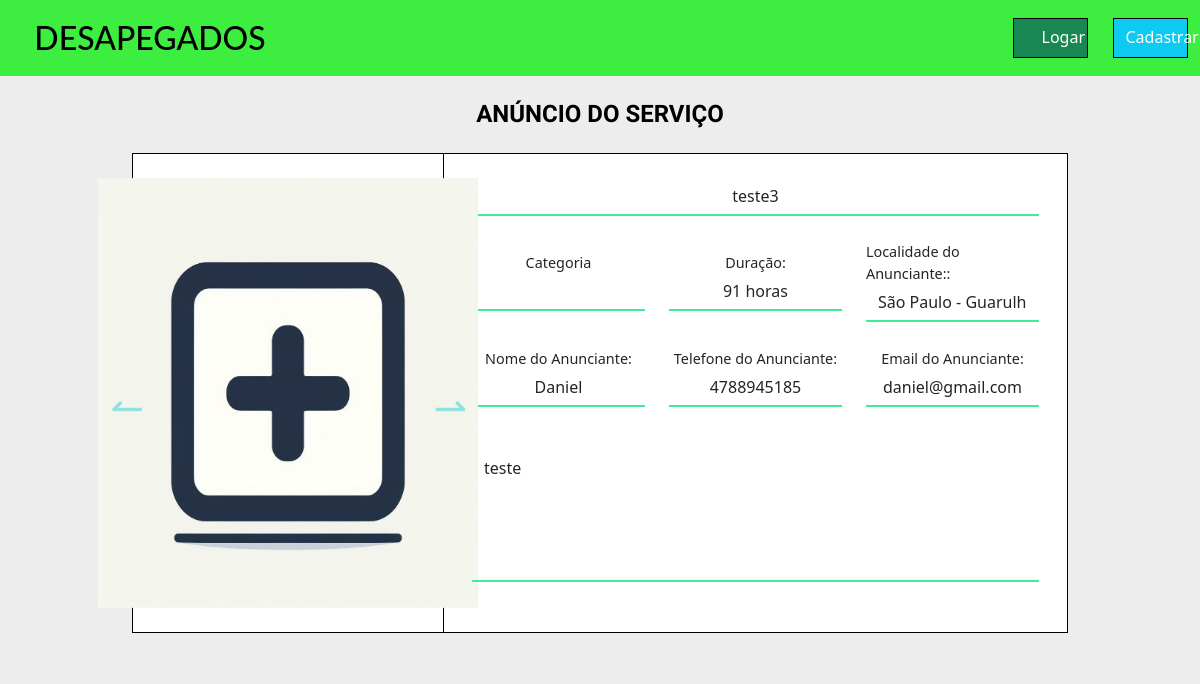
The page /pages/exibirAnuncioServico.php?id_servico=19 on the database as committed earlier.
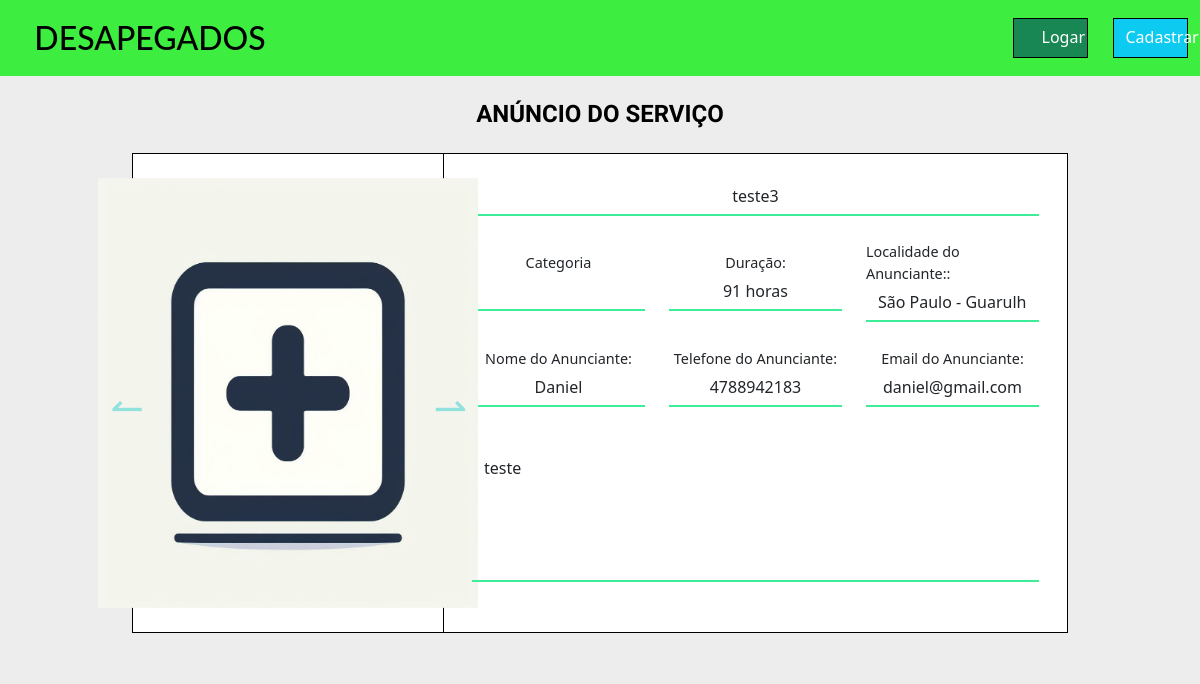
The same page on the database as committed later.
### tables this page shows
CREATE TABLE `servicos` (
  `id_servico` int(10) UNSIGNED ZEROFILL NOT NULL COMMENT 'id do serviço',
  `nome_servico` varchar(255) DEFAULT NULL COMMENT 'nome do serviço',
  `descri_servico` text DEFAULT NULL COMMENT 'descrição do serviço',
  `fotos_servico` varchar(255) DEFAULT NULL COMMENT 'fotos do serviço',
  `id_categoria_servico` int(10) UNSIGNED DEFAULT NULL COMMENT 'id da categoria do servico',
  `duracao_servico` tinyint(3) DEFAULT NULL COMMENT 'duração do serviço',
  `data_postagem` date DEFAULT NULL COMMENT 'data da postagem do servico',
  `id_usuario` int(11) UNSIGNED ZEROFILL DEFAULT NULL
);

CREATE TABLE `usuarios` (
  `id_usuario` int(11) UNSIGNED ZEROFILL NOT NULL COMMENT 'id do usuario',
  `nome_usuario` varchar(255) DEFAULT NULL COMMENT 'nome do usuario',
  `telefone_usuario` varchar(15) DEFAULT NULL COMMENT 'telefone do usuario',
  `senha_usuario` varchar(255) DEFAULT NULL COMMENT 'senha do usuário',
  `email_usuario` varchar(100) DEFAULT NULL COMMENT 'email do usuario',
  `estado_usuario` varchar(50) DEFAULT NULL COMMENT 'estado do usuario',
  `cidade_usuario` varchar(50) DEFAULT NULL COMMENT 'cidade do usuario',
  `data_cadastro` date DEFAULT NULL COMMENT 'tempo de cadastro do usuario',
  `nivel_usuario` tinyint(1) DEFAULT NULL COMMENT 'nivel de cadastro do  usuario cadastrado',
  `foto_usuario` varchar(21844) DEFAULT NULL
);

### config/consultasGerais.php (called while the page is built, shortened)
<?php
function carregarAnuncioServico($conn, $id_servico, $exibir_anunciante){
    $stmt = $conn->stmt_init();
    if($exibir_anunciante == true){
        $stmt = $conn->prepare("SELECT * FROM servicos sev INNER JOIN usuarios usu ON sev.id_usuario = usu.id_usuario WHERE sev.id_servico = ?");
    }else{
        $stmt = $conn->prepare("SELECT * FROM servicos WHERE id_servico = ?");
    }
    $stmt->bind_param("s", $id_servico);
    $stmt->execute();
    $result = $stmt->get_result();
    if ($result->num_rows > 0) {
        $row = $result->fetch_assoc();
        return $row;
    } else {
        return null;
    }
}
?>

### pages/exibirAnuncioServico.php (the view, shortened to what this page needs)
<?php
require '../config/conexao.php';
require '../config/consultasGerais.php';
if(isset($_GET['id_servico'])){
  $dadosAnuncio = carregarAnuncioServico($conn, $_GET['id_servico'], true);
}
?>
<!doctype html>
<html lang="PT-BR">
  <head>
    <link href="https://cdn.jsdelivr.net/npm/bootstrap@5.3.3/dist/css/bootstrap.min.css" rel="stylesheet">
    <link rel="stylesheet" href="https://cdnjs.cloudflare.com/ajax/libs/font-awesome/4.7.0/css/font-awesome.min.css">
    <link rel="stylesheet" href="https://cdn.jsdelivr.net/npm/bootstrap-icons@1.11.3/font/bootstrap-icons.min.css">
    <link rel="stylesheet" href="../assets/styles/exibirAnuncioServico.css">
    <link rel="stylesheet" href="../assets/styles/headerLogado.css">
    <link rel="stylesheet" href="../assets/styles/headerDeslogado.css">
  </head>
  <body>
    <header>
      <?php
        if(isset($_SESSION['id_usuario']) && $_SESSION['id_usuario'] != ""){
          include_once '../components/headerLogado.php';
        }else{
          include_once '../components/headerDeslogado.php';
        }
      ?>
    </header>
    <section class="section m-0 p-4 d-flex justify-content-center align-items-center col-sm-12 d-flex flex-column">
      <div class="tituloPerfil d-flex justify-content-center col-sm-12">
        <h4>ANÚNCIO DO SERVIÇO</h4>
      </div>
      <div class="container col-sm-10 mt-3 d-flex" style="height: 480px">
        <form id="formCadastroAnuncio" method="POST" action="" class="d-flex col-12">
          <div class="containerEsquerda col-4 h-100 d-flex flex-column justify-content-center align-items-center p-4">
              <div class="divPreviewImagens">
                <div id="carouselExample" class="carousel slide">
                  <div class="carousel-inner">
                    <div class="carousel-item active d-flex justify-content-center align-items-center">
                      <img src="../assets/imagens_padrao/addImage.jpg" height="430px" width="380px">
                    </div>
                  </div>
                  <button class="carousel-control-prev" type="button" data-bs-target="#carouselExample" data-bs-slide="prev">
                    <span class="carousel-control-prev-icon" aria-hidden="true"></span>
                  </button>
                  <button class="carousel-control-next" type="button" data-bs-target="#carouselExample" data-bs-slide="next">
                    <span class="carousel-control-next-icon" aria-hidden="true"></span>
                  </button>
                </div>
              </div>
          </div>
          <div class="containerDireita col-8 d-flex flex-column h-100 justify-content-between align-items-center ps-3 pe-3 p-4">
            <div class="row col-12">
              <div class="tituloAnuncio d-flex justify-content-center align-items-center col-12">
                <input type="text" class="form-control text-center disabledBackground" id="iNomeAnuncioServico" name="nNomeAnuncioServico" value="<?php echo $dadosAnuncio['nome_servico'] ?>" disabled>
              </div>
            </div>
            <div class="row col-12">
              <div class="categoriasServico d-flex flex-column justify-content-center align-items-center col-4">
                <label for="iCategoriaServico" >Categoria</label>
                <select type="text" class="form-control text-center disabledBackground" id="iCategoriaServico" name="nCategoriaServico" disabled>
                </select>
              </div>
              <div class="duracao d-flex flex-column justify-content-center align-items-center col-4">
                <label for="duracao">Duração:</label>
                <input type="text" class="form-control text-center disabledBackground" id="iduracao" name="nduracao" value="<?php echo $dadosAnuncio['duracao_servico'].' horas' ?>" disabled>
              </div>
              <div class="localidade d-flex flex-column justify-content-center align-items-center col-4" >
                <label for="localidade">Localidade do Anunciante::</label>
                <input type="text" class="form-control text-center disabledBackground" id="ilocalidade" name="nlocalidade" value="<?php echo $dadosAnuncio["estado_usuario"] ?> - <?php echo $dadosAnuncio["cidade_usuario"] ?>" disabled>
              </div>
            </div>
            <div class="row col-12">
              <div class="nome d-flex flex-column justify-content-center align-items-center col-4">
                <label for="nome_anunciante" >Nome do Anunciante:</label>
                <input type="text" class="form-control text-center disabledBackground" id="iNomeAnunciante" name="nNomeAnunciante" value="<?php echo $dadosAnuncio['nome_usuario'] ?>" disabled>
              </div>
              <div class="telefone d-flex flex-column justify-content-center align-items-center col-4">
                <label for="telefone_anunciante" >Telefone do Anunciante:</label>
                <input type="text" class="form-control text-center disabledBackground" id="iTelefoneAnunciante" name="nTelefoneAnunciante" value="<?php echo $dadosAnuncio['telefone_usuario'] ?>" disabled>
              </div>
              <div class="email d-flex flex-column justify-content-center align-items-center col-4">
                <label for="email_anunciante" >Email do Anunciante:</label>
                <input type="text" class="form-control text-center disabledBackground" id="iEmailAnunciante" name="nEmailAnunciante" value="<?php echo $dadosAnuncio['email_usuario'] ?>" disabled>
              </div>
            </div>
            <div class="row col-12">
              <div class="descricao form-floating nome d-flex flex-column justify-content-center align-items-center col-12">
                <textarea class="form-control textarea disabledBackground" name="nDescricaoAnuncioServico" id="iDescricaoAnuncioServico" disabled><?php echo $dadosAnuncio['descri_servico'] ?></textarea>
              </div>
            </div>
          </div>
        </form>
      </div>
    </section>
  </body>
</html>

### components/headerDeslogado.php (shortened to what this page needs)
<header>
  <nav class="navbar navbar-expand-lg navbar-light m-0" style="background-color: #3DED3F;">
    <div class="col-3 d-flex justify-content-center align-items-center h-100">
      <a href="../"><h2>DESAPEGADOS</h2></a>
    </div>
    <div class="pesquisa col-7 my-2 my-lg-0 p-4">
    </div>
    <div class="col-1 d-flex justify-content-center align-items-center" style="height: 60px;">
      <a href="/Projetos/Desapegados/pages/pagesPerfil/loginPerfil.php" class="btn btn-success rounded-0 border-black d-flex flex-column w-75 pb-2">
          <p class="d-flex ms-3 m-0">Logar</p>
      </a>
    </div>
    <div class="col-1 d-flex justify-content-center align-items-center" style="height: 60px;">
      <a href="/Projetos/Desapegados/pages/pagesPerfil/cadastrarPerfil.php?liberarNivelUsuario=0" class="btn btn-info waves-effect rounded-0 border-black d-flex flex-column w-75 pb-2">
          <p class="d-flex m-0 text-white">Cadastrar</p>
      </a>
    </div>
  </nav>
</header>

### assets/styles/exibirAnuncioServico.css (style rules this page uses)
html { max-width: 1872px; height: 600px; }
body { width: 100%; height: 100%; background-color: rgb(237, 237, 237); }
h4 { color: rgb(0, 0, 0); font-family: 'Mulish', sans-serif; font-weight: 700; }
.section { background-color: rgb(237, 237, 237); }
.section .container .containerEsquerda { background-color: #FFFFFF; border-style: solid; border-bottom-width: 1px; border-bottom-color: black; border-left-width: 1px; border-left-color: black; border-top-width: 1px; border-top-color: black; border-right-width: 1px; border-right-color: black; }
.carousel-control-prev-icon, .carousel-control-next-icon { background-image: none; }
.carousel-control-next-icon:after { content: "\21C0"; font-size: 40px; color: #30cfcc; }
.carousel-control-prev-icon:after { content: "\21BC"; font-size: 40px; color: #30cfcc; }
.section .container .containerDireita { background-color: #FFFFFF; border-style: solid; border-bottom-width: 1px; border-bottom-color: black; border-right-width: 1px; border-right-color: black; border-top-width: 1px; border-top-color: black; border-left: none; }
.section .container .containerDireita label { font-size: 0.9em; }
.section .container .containerDireita .form-control { border-bottom: #3DED97; border-top: none; border-left: none; border-right: none; border-bottom-style: solid; border-bottom-width: 2px; border-radius: 0; }
.disabledBackground { background: none !important; }
.section .container .containerDireita .textarea { resize: none !important; height: 150px !important; }

### assets/styles/headerLogado.css (style rules this page uses)
* { margin: 0; padding: 0; box-sizing: border-box; }
a { text-decoration: none; color: black; }
h2 { margin: 0; font-weight: 500; font-family: 'Lato', sans-serif; }

### assets/styles/headerDeslogado.css (style rules this page uses)
* { margin: 0; padding: 0; box-sizing: border-box; }
a { text-decoration: none; color: black; }
h2 { margin: 0; font-weight: 500; font-family: 'Lato', sans-serif; }

Rows that differ between the two databases and show on the page:
changed through a linked row, servicos "teste3": nTelefoneAnunciante "4788945185" → "4788942183"
